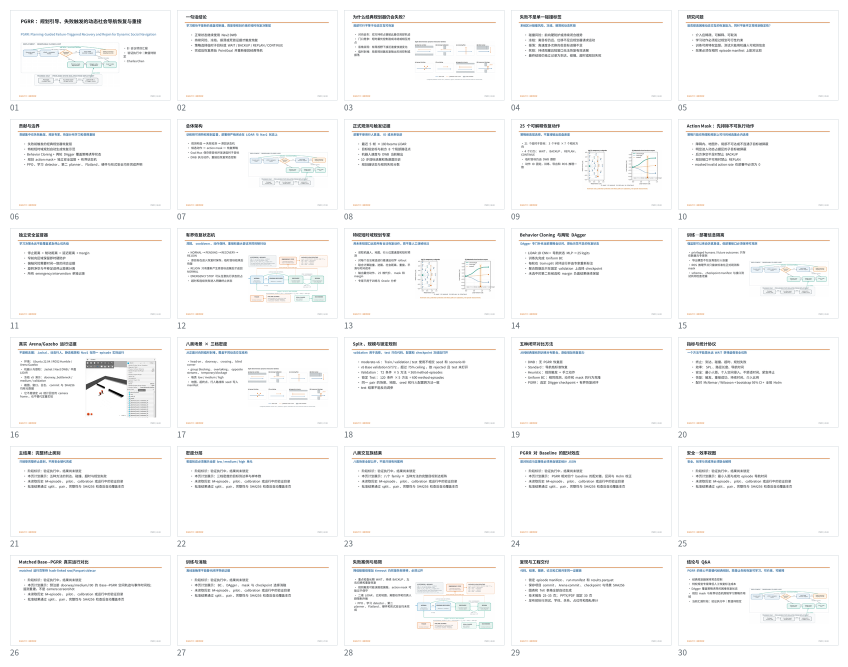
#> input picture presentation/contact_sheet.png, 1696 x 1334 px (shown at 1/2 size)
$ python -i capture_x11_window.py   (imports and definitions only)
#> lines starting #> are read from the running program, lines starting #| are printed output that depends on the picture
#!/usr/bin/env python3
"""Capture a mapped X11 application window without synthetic re-rendering.

The Arena runtime image already contains PyQt5 and X11, but intentionally does
not carry desktop screenshot utilities.  This helper enumerates genuine X11
windows and asks Qt to copy the selected window pixels from the X server.  It
then re-encodes the PNG with Pillow so host names and paths cannot leak through
ancillary PNG text chunks.
"""

from __future__ import annotations

import argparse
import ctypes
import ctypes.util
import json
import math
import re
import sys
import time
from dataclasses import asdict, dataclass
from pathlib import Path
from typing import Any

from PIL import Image, ImageStat
from PyQt5.QtWidgets import QApplication


@dataclass(frozen=True)
class WindowCandidate:
    window_id: int
    title: str
    width: int
    height: int


class X11Windows:
    """Small, read-only wrapper around the Xlib window-tree API."""

    # [150 lines left out: functions __init__, close, _title, _geometry, _children, candidates and 2 more, not called in this run]


def _visual_statistics(path: Path) -> dict[str, float | int]:
#> called with path = '../../presentation/contact_sheet.png'
    with Image.open(path) as source:
#> source is the input picture: PIL image 1696x1334 RGB; mean R, G, B 248.6, 248.7, 248.6
        image = source.convert("RGB")
        if image.width < 640 or image.height < 480:
            raise RuntimeError(f"captured window is too small: {image.width}x{image.height}")
        thumbnail = image.copy()
        thumbnail.thumbnail((320, 240))
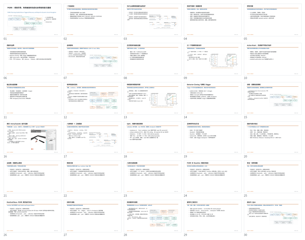
#> thumbnail: PIL image 305x240 RGB; mean R, G, B 248.5, 248.5, 248.5
        stat = ImageStat.Stat(thumbnail.convert("L"))
        grayscale_stddev = float(stat.stddev[0])
#> grayscale_stddev = 15.05
        colors = thumbnail.getcolors(maxcolors=thumbnail.width * thumbnail.height)
#> colors = 3122 items
        unique_colors = len(colors) if colors is not None else thumbnail.width * thumbnail.height
#> unique_colors = 3122
        if not math.isfinite(grayscale_stddev) or grayscale_stddev < 5.0:
            raise RuntimeError(
                "captured window has insufficient visual variation; GUI rendering likely failed"
            )
        if unique_colors < 64:
            raise RuntimeError(
                "captured window has too few colors; refusing a blank or placeholder frame"
            )
        # Gazebo's Scene3D viewport occupies the left portion below the two
        # toolbars.  Under software GL the X11 window may be mapped before the
        # front render buffer is ready; in that case the rest of the GUI is
        # colorful enough to pass a whole-window check while the actual scene
        # remains flat gray.  Validate the scene region independently.
        scene = image.crop(
            (
                0,
                int(image.height * 0.16),
                int(image.width * 0.58),
                int(image.height * 0.96),
            )
        )
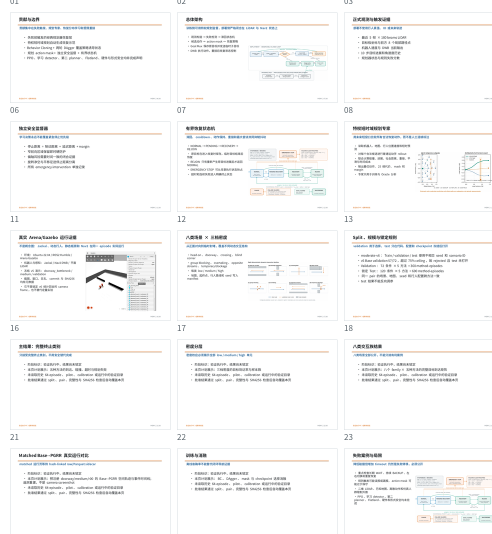
#> scene: PIL image 983x1067 RGB (shown at 1/2 size); mean R, G, B 247.8, 247.9, 247.8
        scene.thumbnail((320, 240))
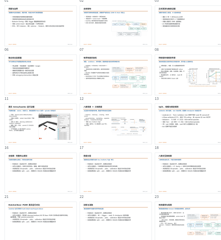
#> scene: PIL image 221x240 RGB; mean R, G, B 247.7, 247.8, 247.7
        scene_stat = ImageStat.Stat(scene.convert("L"))
        scene_stddev = float(scene_stat.stddev[0])
#> scene_stddev = 16.96
        scene_colors = scene.getcolors(maxcolors=scene.width * scene.height)
#> scene_colors = 2681 items
        scene_unique_colors = (
            len(scene_colors) if scene_colors is not None else scene.width * scene.height
        )
#> scene_unique_colors = 2681
        if scene_stddev < 15.0 or scene_unique_colors < 300:
            raise RuntimeError(
                "Gazebo Scene3D viewport is not populated yet; refusing a gray GUI frame"
            )
        return {
            "width_px": image.width,
            "height_px": image.height,
            "grayscale_stddev": round(grayscale_stddev, 4),
            "thumbnail_unique_colors": unique_colors,
            "scene_viewport_grayscale_stddev": round(scene_stddev, 4),
            "scene_viewport_unique_colors": scene_unique_colors,
        }


# [153 lines left out: functions _strip_png_metadata, capture_window, parse_args, main, not called in this run]


# [2 lines not run here, left out]

>>> result = _visual_statistics('../../presentation/contact_sheet.png')
#> result = {'width_px': 1696, 'height_px': 1334, 'grayscale_stddev': 15.05, 'thumbnail_unique_colors': 3122, 'scene_viewport_grayscale_stddev': 16.96, 'scene_viewport_unique_colors': 2681}
